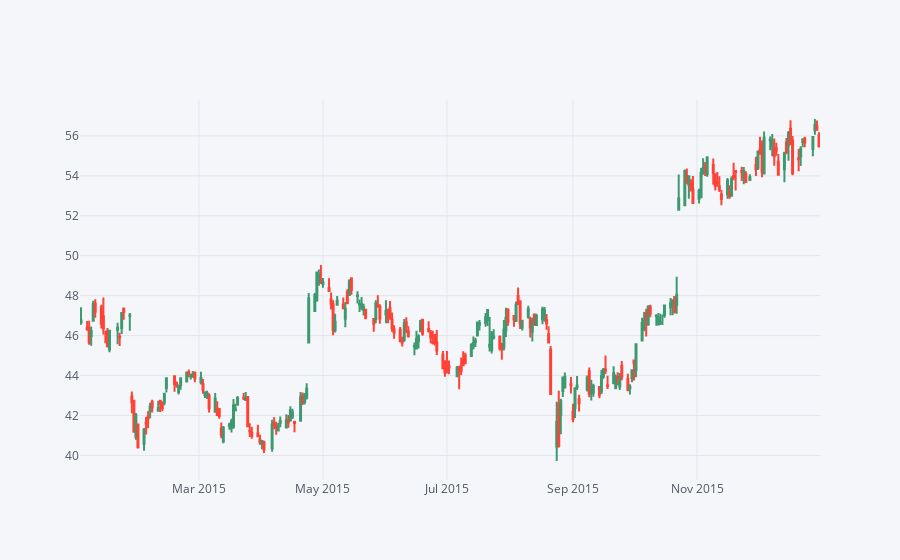

Notebook code for this chart:
### Code cell
msft15.iplot(kind='candle')

### Figure 1 — Plotly figure (JSON) as saved in the notebook; plotly's stock layout.template omitted (floating-point values rounded to 4 significant figures; data arrays with more than 128 entries replaced by an {"elided": "..."} marker saying what was removed)
{"data": [{"close": {"elided": "252 float values"}, "high": {"elided": "252 float values"}, "low": {"elided": "252 float values"}, "open": {"elided": "252 float values"}, "showlegend": false, "type": "candlestick", "x": {"elided": "252 str values"}, "yaxis": "y2"}], "layout": {"legend": {"bgcolor": "#F5F6F9", "font": {"color": "#4D5663"}}, "paper_bgcolor": "#F5F6F9", "plot_bgcolor": "#F5F6F9", "title": {"font": {"color": "#4D5663"}}, "xaxis": {"gridcolor": "#E1E5ED", "rangeslider": {"visible": false}, "showgrid": true, "tickfont": {"color": "#4D5663"}, "title": {"font": {"color": "#4D5663"}, "text": ""}, "zerolinecolor": "#E1E5ED"}, "yaxis": {"gridcolor": "#E1E5ED", "showgrid": true, "showticklabels": false, "tickfont": {"color": "#4D5663"}, "title": {"font": {"color": "#4D5663"}, "text": ""}, "zerolinecolor": "#E1E5ED"}, "yaxis2": {"gridcolor": "#E1E5ED", "showgrid": true, "tickfont": {"color": "#4D5663"}, "title": {"font": {"color": "#4D5663"}, "text": ""}, "zerolinecolor": "#E1E5ED"}}}
